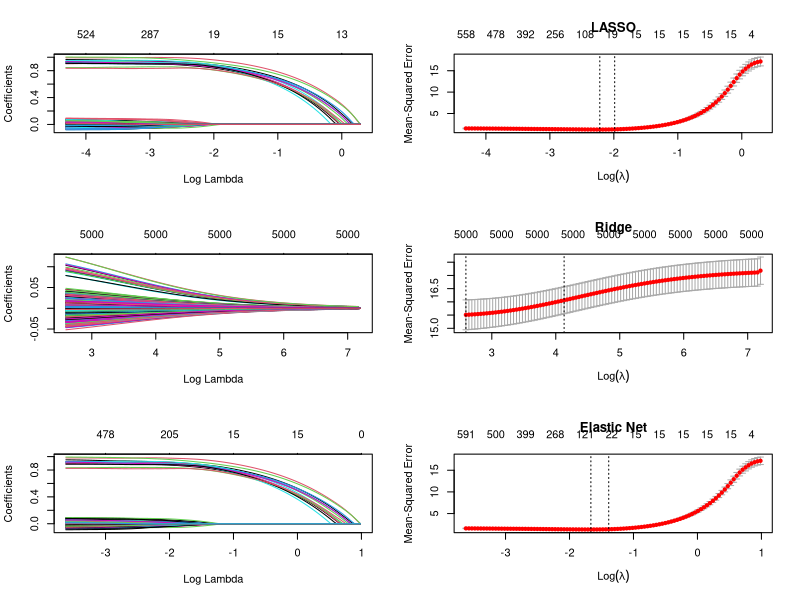

Write R code to recreate this figure.
library(MASS)  # Package needed to generate correlated precictors
library(glmnet)  # Package to fit ridge/lasso/elastic net models
#install.packages("glmnet")


# Generate data
set.seed(19875)  # Set seed for reproducibility
n <- 1000  # Number of observations
p <- 5000  # Number of predictors included in model
real_p <- 15  # Number of true predictors
x <- matrix(rnorm(n*p), nrow=n, ncol=p)
y <- apply(x[,1:real_p], 1, sum) + rnorm(n)

# Split data into train (2/3) and test (1/3) sets
train_rows <- sample(1:n, .66*n)
x.train <- x[train_rows, ]
x.test <- x[-train_rows, ]

y.train <- y[train_rows]
y.test <- y[-train_rows]




fit.lasso <- glmnet(x.train, y.train, family="gaussian", alpha=1)
fit.ridge <- glmnet(x.train, y.train, family="gaussian", alpha=0)
fit.elnet <- glmnet(x.train, y.train, family="gaussian", alpha=.5)


# 10-fold Cross validation for each alpha = 0, 0.1, ... , 0.9, 1.0
# (For plots on Right)
for (i in 0:10) {
  assign(paste("fit", i, sep=""), cv.glmnet(x.train, y.train, type.measure="mse", 
                                            alpha=i/10,family="gaussian"))
}

# Plot solution paths:
par(mfrow=c(3,2))
# For plotting options, type '?plot.glmnet' in R console
plot(fit.lasso, xvar="lambda")
plot(fit10, main="LASSO")

plot(fit.ridge, xvar="lambda")
plot(fit0, main="Ridge")

plot(fit.elnet, xvar="lambda")
plot(fit5, main="Elastic Net")
